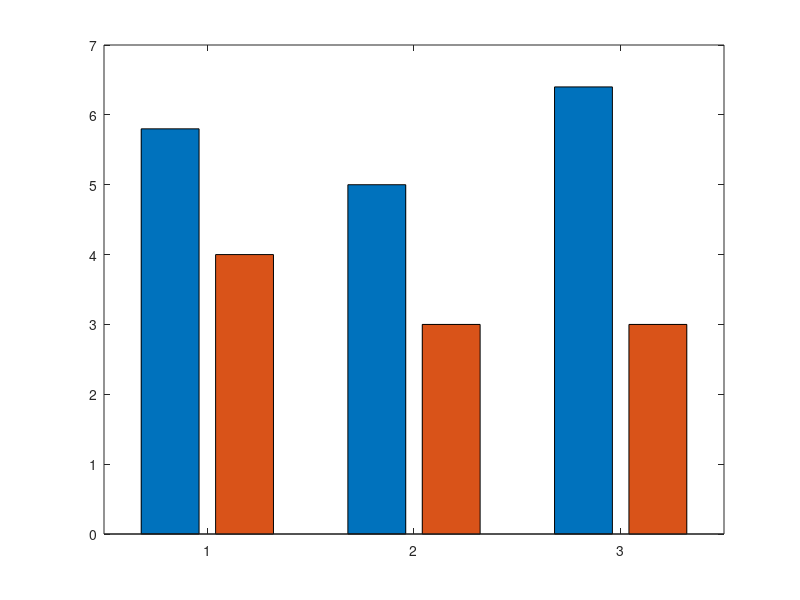

The MATLAB source for this figure: (Note: this script raises an error after producing the figure.)
%% Clean
close all; clear; clc;


%% Data




%% Plotting
% Sample data
cases = {'Coarse', 'Fine', 'Joint'};
data_RGVA = [2.9,2.4,2.1]; % error values
data_RGVB = [2.9,2.6,4.3]; % error values
model_RGVA = [1.4, 1.1, 1.4];
model_RGVB = [2.6,1.9,1.6];
dataAvg = 2*mean([data_RGVA; data_RGVB], 1);
modelAvg = 2*mean([model_RGVA; model_RGVB], 1);
plot_data = [dataAvg', modelAvg'];
errors = [1,2,3];  % standard deviations or other error measures


% Create bar plot with error bars
figure;
bar(errors, plot_data);
hold on;
yline(6.56, '--', 'Label', 'Coarse Requirement', 'Color', 'r')
yline(3.28, '--', 'Label', 'Fine/Joint Requirement', 'Color', 'r')
title('Model Versus Test Data');
xlabel('Phase');
ylabel('2DRMS Accuracy (ft)');
set(gca, 'XTickLabel', cases);
legend('Test Data Accuracy', 'Model Accuracy', 'Location', 'best')



% G

% Create bar plot
figure;
h = bar(plot_data);

% Adjust bar colors
h(1).FaceColor = [0.6, 0.9, 0.6]; % Light blue for Test Data Accuracy
h(2).FaceColor = [0.2, 0.5, 0.4]; % Dark blue for Model Accuracy

hold on;

% Add error bars
numGroups = size(plot_data, 1);
numBars = size(plot_data, 2);
% for i = 1:numBars
%     x = (1:numGroups) - 0.15 + (i-1)*0.3; % Adjust x position for each bar
%     errorbar(x, plot_data(:, i), errors(:, i), 'k.', 'LineWidth', 1); % Error bars
% end

% Add horizontal lines
yline(6.56, '--', 'Label', 'Coarse Requirement', 'Color', 'r', 'LineWidth', 1.5);
yline(3.28, '--', 'Label', 'Fine/Joint Requirement', 'Color', 'r', 'LineWidth', 1.5);

title('Model Versus Test Data');
xlabel('Phase');
ylabel('2DRMS Accuracy (ft)');
set(gca, 'XTick', 1:numGroups, 'XTickLabel', cases);
grid on; % Add grid lines
legend('Test Data Accuracy', 'Model Accuracy','Location', 'best');
hold off;




